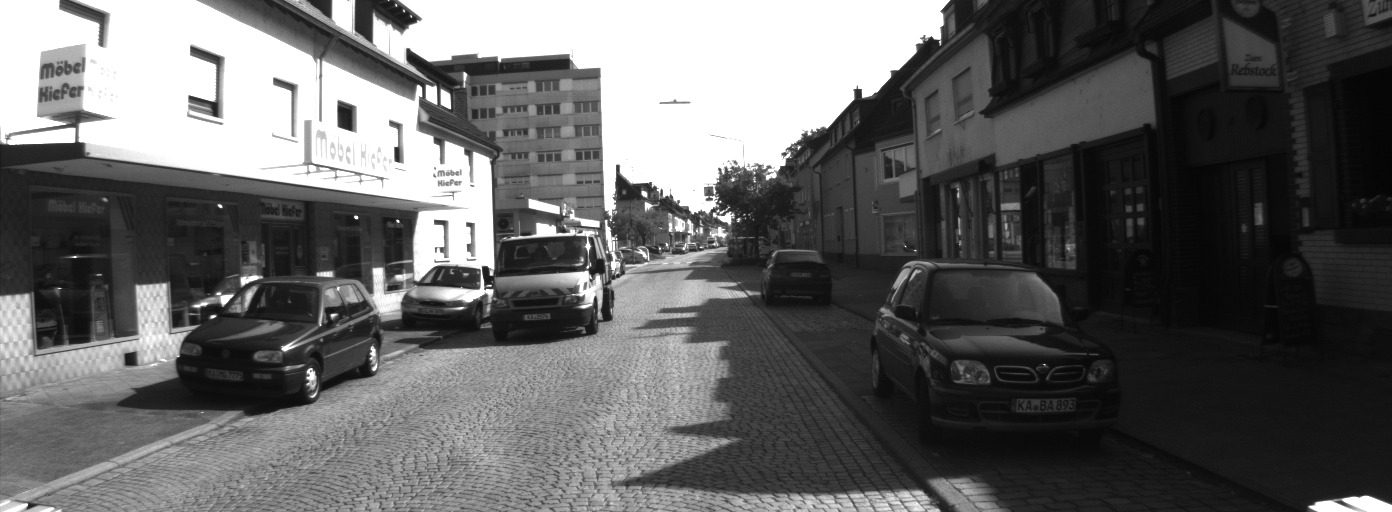
#> input picture KITTI-Dataset/2011_09_26_drive_0048/unsync_unrect/image_00/data/0000000000.png, 1392 x 512 px
$ python stereo_matching.py
#> lines starting #> are read from the running program, lines starting #| are printed output that depends on the picture
import cv2 as cv
import numpy as np
from matplotlib import pyplot as plt

# 주어진 parameter로 왜곡 제거 -> 먼저 한 장의 이미지만으로
left_distorted_image = cv.imread('KITTI-Dataset/2011_09_26_drive_0048/unsync_unrect/image_00/data/0000000000.png')
#> left_distorted_image is the input picture: shape (512, 1392, 3); min 4, max 255, mean 99.2
right_distorted_image = cv.imread('KITTI-Dataset/2011_09_26_drive_0048/unsync_unrect/image_01/data/0000000000.png')
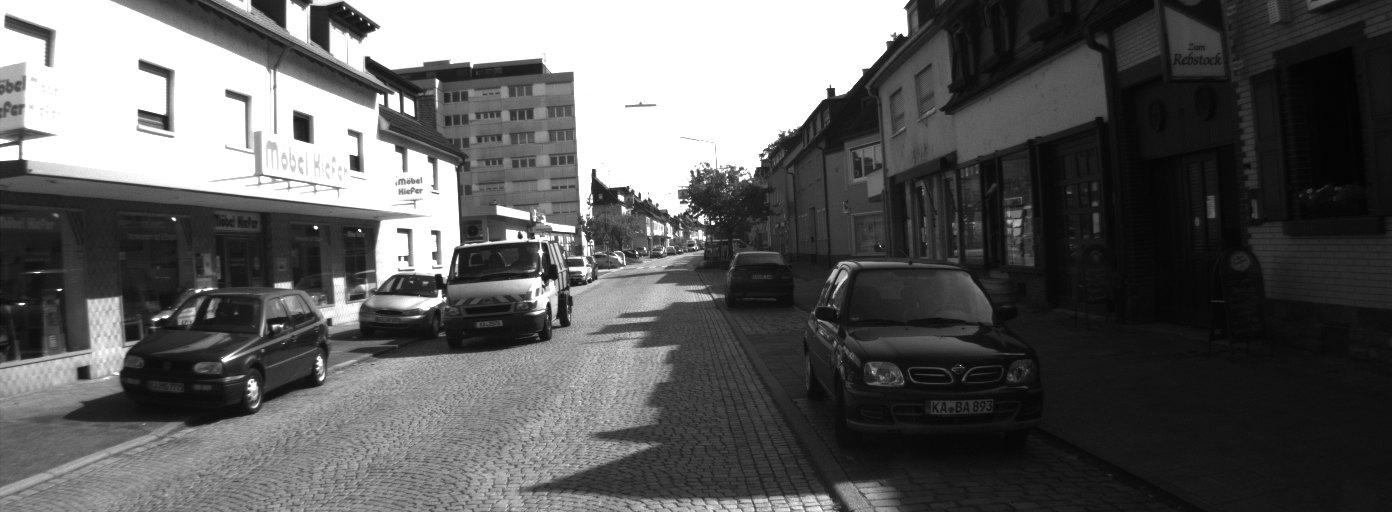
#> input picture KITTI-Dataset/2011_09_26_drive_0048/unsync_unrect/image_01/data/0000000000.png, 1392 x 512 px
#> right_distorted_image is the input picture: shape (512, 1392, 3); min 2, max 255, mean 94.1

# left intrinsic parameters
left_intrinsic_parameters = {'fx': 9.842439e+02, 'cx': 6.900000e+02, 'fy': 9.808141e+02, 'cy': 2.331966e+02}
# left distortion parameters
left_distortion_parameters = {'k1': -3.728755e-01, 'k2': 2.037299e-01, 'p1': 2.219027e-03, 'p2': 1.383707e-03, 'k3': -7.233722e-02}

# right intrinsic parameters
right_intrinsic_parameters = {'fx': 9.895267e+02, 'cx': 7.020000e+02, 'fy': 9.878386e+02, 'cy': 2.455590e+02}
# right distortion parameters
right_distortion_parameters = {'k1': -3.644661e-01, 'k2': 1.790019e-01, 'p1': 1.148107e-03, 'p2': -6.298563e-04, 'k3': -5.314062e-02}

def undistort_image(distorted_image, intrinsic_parameters, distortion_parameters, lr):
    height = distorted_image.shape[0]
    width = distorted_image.shape[1]
    clean_image = np.zeros_like(distorted_image)

    fx = intrinsic_parameters['fx']
    cx = intrinsic_parameters['cx']
    fy = intrinsic_parameters['fy']
    cy = intrinsic_parameters['cy']

    k1 = distortion_parameters['k1']
    k2 = distortion_parameters['k2']
    k3 = distortion_parameters['k3']
    p1 = distortion_parameters['p1']
    p2 = distortion_parameters['p2']

    for y in range(height):
        for x in range(width):
            y_nu = (y-cy)/fy
            x_nu = (x-cx)/fx

            ru2 = x_nu*x_nu + y_nu*y_nu
            radial_d = 1 + k1*ru2 + k2*ru2*ru2 + k3*ru2*ru2*ru2

            x_nd = radial_d*x_nu + 2*p1*x_nu*y_nu + p2*(ru2 + 2*x_nu*x_nu)
            y_nd = radial_d*y_nu + p1*(ru2 + 2*y_nu*y_nu) + 2*p2*x_nu*y_nu

            x_pd = fx*x_nd + cx
            y_pd = fy*y_nd + cy

            x_pd = int(x_pd)
            y_pd = int(y_pd)
            clean_image[y, x] = distorted_image[y_pd, x_pd]

    if lr.lower() == 'left':
        cv.imwrite('./left_results/0000000000.png', clean_image)
    elif lr.lower() == 'right':
        cv.imwrite('./right_results/0000000000.png', clean_image)

# # left image에 대한 distortion 제거
# undistort_image(left_distorted_image, left_intrinsic_parameters, left_distortion_parameters, 'left')
# # right image에 대한 distortion 제거
# undistort_image(right_distorted_image, right_intrinsic_parameters, right_distortion_parameters, 'right')

# Calibration
def calibration(calib_image):
    # 체커보드의 차원 정의
    checkerboard = (7, 11) # 행, 열

    # 반복을 종료할 조건 -> (type, max_iter, epsilon)
    # 0.001의 정확도에 도달하면 반복을 중단
    # 30만큼 반복하고 중단
    criteria = (cv.TERM_CRITERIA_EPS + cv.TERM_CRITERIA_MAX_ITER, 30, 0.001)

    # 3D 점 벡터를 저장할 벡터 생성
    objpoints = []

    # 2D 점 벡터를 저장할 벡터 생성
    imgpoints = []

    # object points -> [77, 3], 3 = x + y + z
    objp = np.zeros((checkerboard[0] * checkerboard[1], 3), np.float32)
    objp[:,:2] = np.mgrid[0:checkerboard[0], 0:checkerboard[1]].T.reshape(-1, 2)

    # world coordinate의 z값 = 0 / 나머지는 grid화
    ret, corners = cv.findChessboardCorners(calib_image, checkerboard, cv.CALIB_CB_ADAPTIVE_THRESH + cv.CALIB_CB_FAST_CHECK + cv.CALIB_CB_NORMALIZE_IMAGE)

    if ret == True: # 검출이 되면,
        objpoints.append(objp) # calibration board 상의 3D points
        # corners2 = cv.cornerSubPix(calib_image, corners, (11, 11), (-1, -1), criteria) # grayscale인 경우에만
        imgpoints.append(corners) # calibration board 상의 pixel points
        img = cv.drawChessboardCorners(calib_image, checkerboard, corners, ret)
    #     cv.imshow('img', img)
    #     cv.waitKey(0)
    # cv.destroyAllWindows()

    height = calib_image.shape[0]
    width = calib_image.shape[1]

    ret, intrinsic_parameters, distortion_parameters, rotation_vectors, translation_vectors = cv.calibrateCamera(objpoints, imgpoints, [height, width], cameraMatrix=None, distCoeffs=None)
    return intrinsic_parameters, distortion_parameters, rotation_vectors, translation_vectors

# left image calibration
left_calibration_image = cv.imread('KITTI-Dataset/2011_09_26_drive_0048/calibration/image_00/data/0000000000.png')
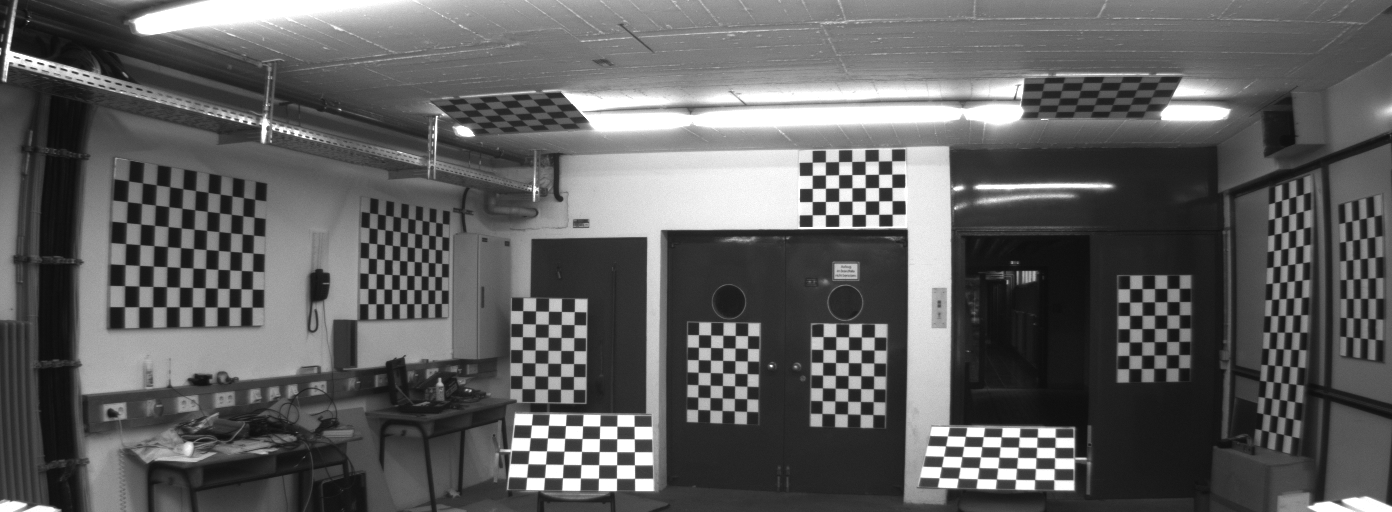
#> input picture KITTI-Dataset/2011_09_26_drive_0048/calibration/image_00/data/0000000000.png, 1392 x 512 px
#> left_calibration_image is the input picture: shape (512, 1392, 3); min 12, max 255, mean 94.9
intrinsic_parameters_L, distortion_parameters_L, rotation_vectors_L, translation_vectors_L = calibration(left_calibration_image)
#> in calibration, `ret, corners = cv.findChessboardCorners(calib_image, checkerboard, cv...`: ret = True; corners = 77 rows, first 8: [368, 303.6], [368, 288.5], [368.3, 273.3], [368.5, 258.3], [368.7, 242.9], [369, 227.7], [369.6, 212.6], [376, 303.7]
#> in calibration, `ret, intrinsic_parameters, distortion_parameters, rotation_vectors, tr..`: ret = 0.637; intrinsic_parameters = [[1153.8, 0, 201.8], [0, 6406, 650.1], [0, 0, 1]]; distortion_parameters = [[-7.4, -23.11, -0.255, 0.488, 490.9]]; rotation_vectors = ([-1.02, -0.797, -1.24],); translation_vectors = ([17.93, -6.59, 134.7],)
#> intrinsic_parameters_L = [[1153.8, 0, 201.8], [0, 6406, 650.1], [0, 0, 1]]; distortion_parameters_L = [[-7.4, -23.11, -0.255, 0.488, 490.9]]; rotation_vectors_L = ([-1.02, -0.797, -1.24],); translation_vectors_L = ([17.93, -6.59, 134.7],)

# right image calibration
right_calibration_image = cv.imread('KITTI-Dataset/2011_09_26_drive_0048/calibration/image_01/data/0000000000.png')
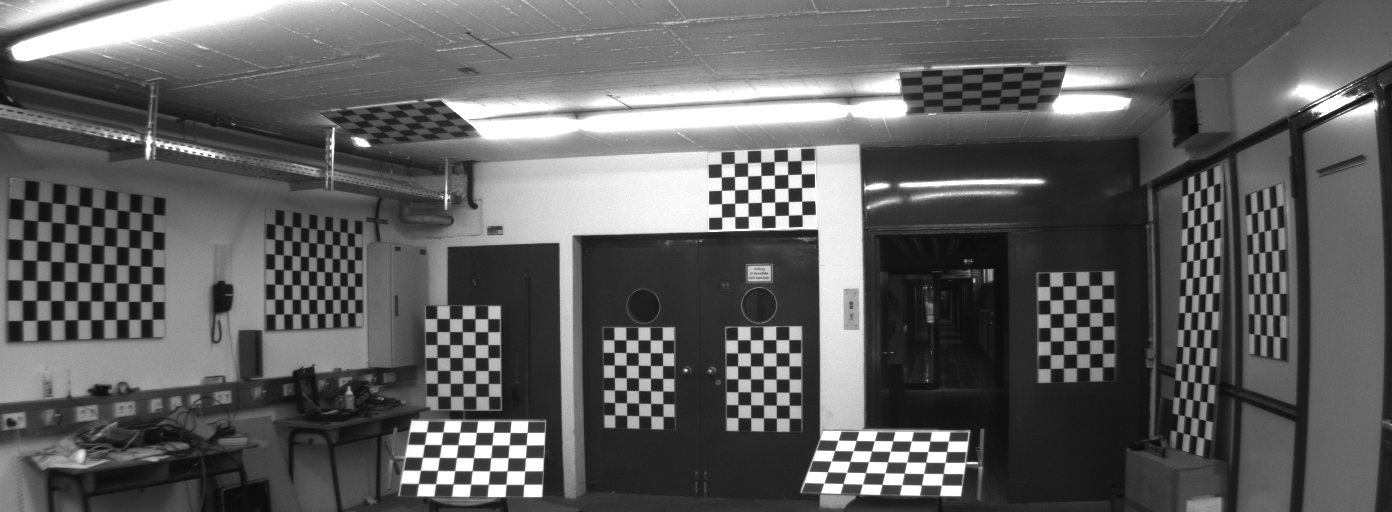
#> input picture KITTI-Dataset/2011_09_26_drive_0048/calibration/image_01/data/0000000000.png, 1392 x 512 px
#> right_calibration_image is the input picture: shape (512, 1392, 3); min 10, max 255, mean 94.9
intrinsic_parameters_R, distortion_parameters_R, rotation_vectors_R, translation_vectors_R = calibration(right_calibration_image)
#> in calibration (call 2), `ret, corners = cv.findChessboardCorners(calib_image, checkerboard, cv...`: ret = True; corners = 77 rows, first 8: [22.82, 320.3], [22.77, 300.7], [22.67, 279.9], [22.97, 260.3], [23.28, 239.6], [23.72, 219.9], [24.69, 199.6], [37.21, 320.6]
#> intrinsic_parameters_R = [[1237.9, 0, 268.7], [0, 2543.4, 599.5], [0, 0, 1]]; distortion_parameters_R = [[-0.869, 46.93, 0.384, -0.152, -249.4]]; rotation_vectors_R = ([-0.102, -0.0603, -1.55],); translation_vectors_R = ([-20.29, -13.8, 106.8],)

# ORB Feature matching -> 8개의 matching 쌍을 획득

# undistortion -> left image feature matching
left_image = cv.imread('left_results/0000000000.png')
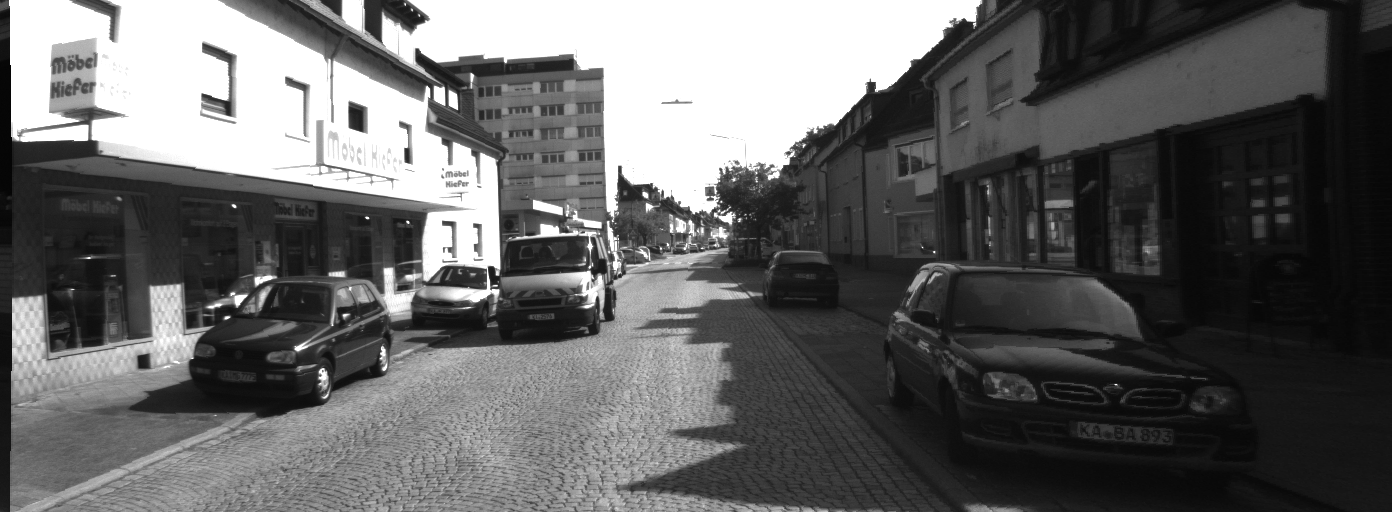
#> input picture left_results/0000000000.png, 1392 x 512 px
#> left_image is the input picture: shape (512, 1392, 3); min 4, max 255, mean 99.4
right_image = cv.imread('right_results/0000000000.png')
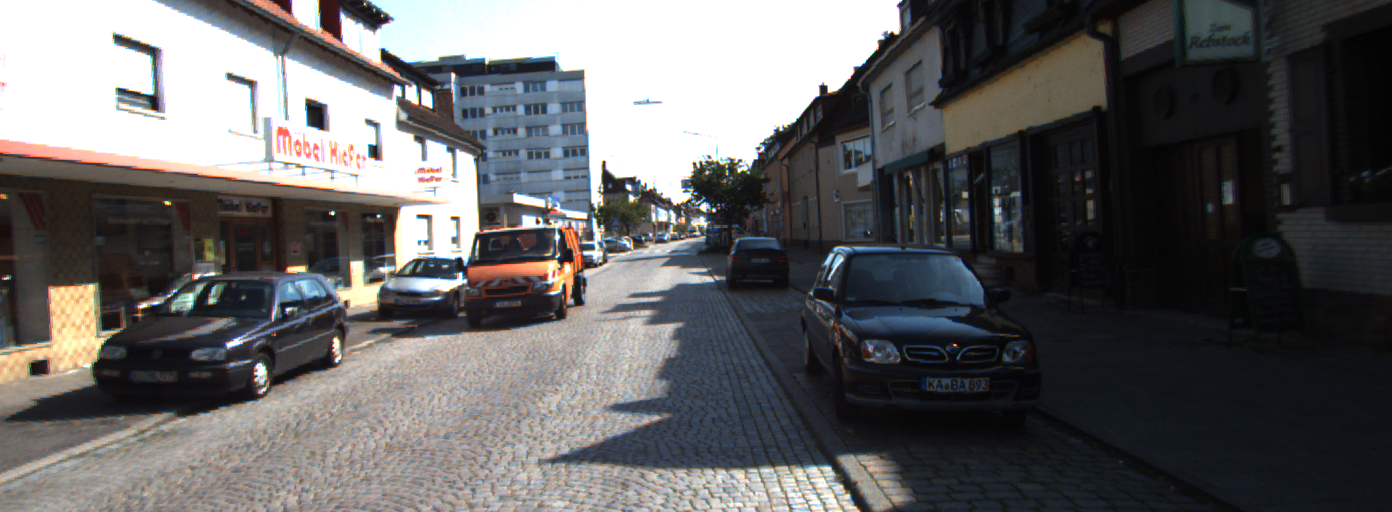
#> input picture right_results/0000000000.png, 1392 x 512 px
#> right_image is the input picture: shape (512, 1392, 3); mean B, G, R 98.6, 98, 98.7

detector = cv.ORB_create()
kp1, desc1 = detector.detectAndCompute(left_image, None)
#> kp1 = 500 keypoints; strongest (x, y, size): (233, 205, 31), (494, 285, 44.6), (874, 83, 31), (491, 288, 31)
kp2, desc2 = detector.detectAndCompute(right_image, None)
#> kp2 = 500 keypoints; strongest (x, y, size): (823, 86, 53.6), (821, 87, 77.1), (824, 85, 44.6), (333, 213, 31)

# matcher 생성, Hamming 거리
matcher = cv.BFMatcher(cv.NORM_HAMMING, crossCheck=True)
matches = matcher.match(desc1, desc2)
#> matches = 236 matches

# 매칭 결과를 거리기준 오름차순으로 정렬
matches = sorted(matches, key=lambda x:x.distance)

# 매칭점으로 원근 변환 및 영역 표시
# src_pts -> left image keypoints / dst_pts -> right image keypoints
src_pts = np.float32([kp1[m.queryIdx].pt for m in matches])
#> src_pts = 236 pairs, first value 86 to 913, second value 57.6 to 381
dst_pts = np.float32([kp2[m.trainIdx].pt for m in matches])
#> dst_pts = 236 pairs, first value 118.1 to 892, second value 32 to 376

F, mask = cv.findFundamentalMat(src_pts, dst_pts, cv.FM_LMEDS)
#> F = [[1.14e-06, 7.78e-05, -0.00506], [-6.47e-05, -1e-06, 0.14], [0.00169, -0.14, 1]]; mask = 236 values, max 1 at index 0, min 0 at index 38, mean 0.831

# Essential matrix -> left image의 intrinsic parameter의 transpose x fundamental matrix x right image의 intrinsic parameter
# E = np.transpose(provided_R) @ F @ provided_L

# Essential matrix를 분해하여 상대적인 pose를 구해야 한다.
# R1, R2, t = cv.decomposeEssentialMat(E) # Singular Value Decomposition

# Estimate R_rect
h = 1392
w = 512

_, H1, H2 = cv.stereoRectifyUncalibrated(
    src_pts, dst_pts, F, imgSize=(h, w))
#> H1 = [[0.0711, -0.0113, 56.57], [-0.00349, 0.143, 2.77], [-0.000102, 2.05e-05, 0.22]]; H2 = [[0.372, -0.067, 454], [-0.0481, 1.02, 27.13], [-0.000879, 0.000158, 1.57]]

# Rectify image
img1_rectified = cv.warpPerspective(left_image, H1, (h, w))
img2_rectified = cv.warpPerspective(right_image, H2, (h, w))
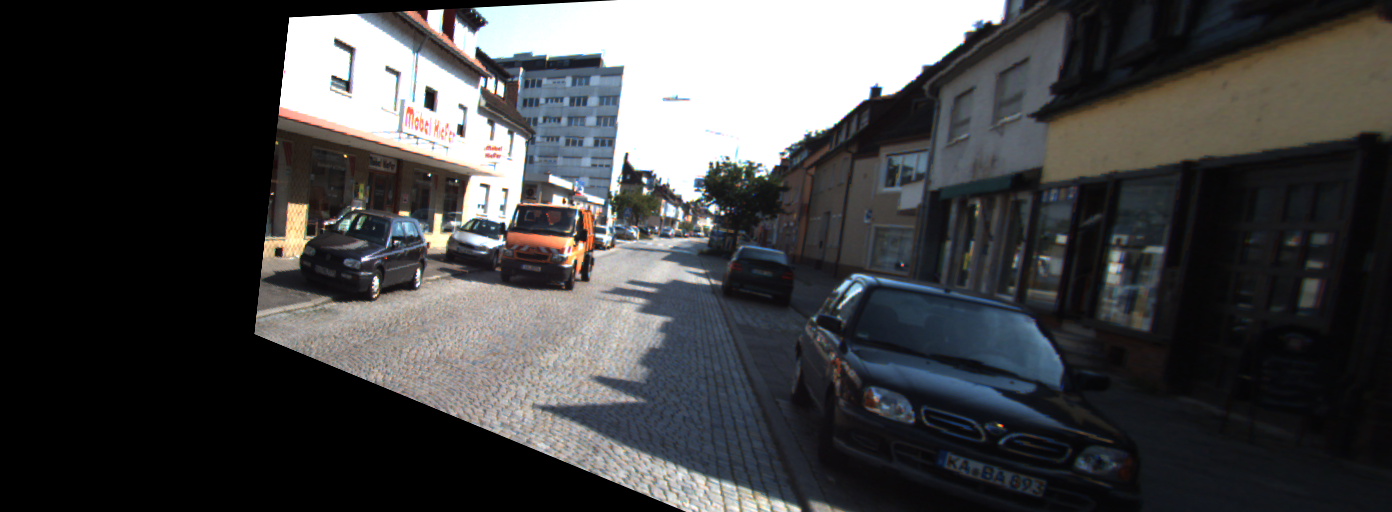
#> img2_rectified: shape (512, 1392, 3); mean B, G, R 68.9, 67.9, 67.7

cv.imwrite("rectified_left.png", img1_rectified)
cv.imwrite("rectified_right.png", img2_rectified)

# [11 lines of commented-out code are left out]
